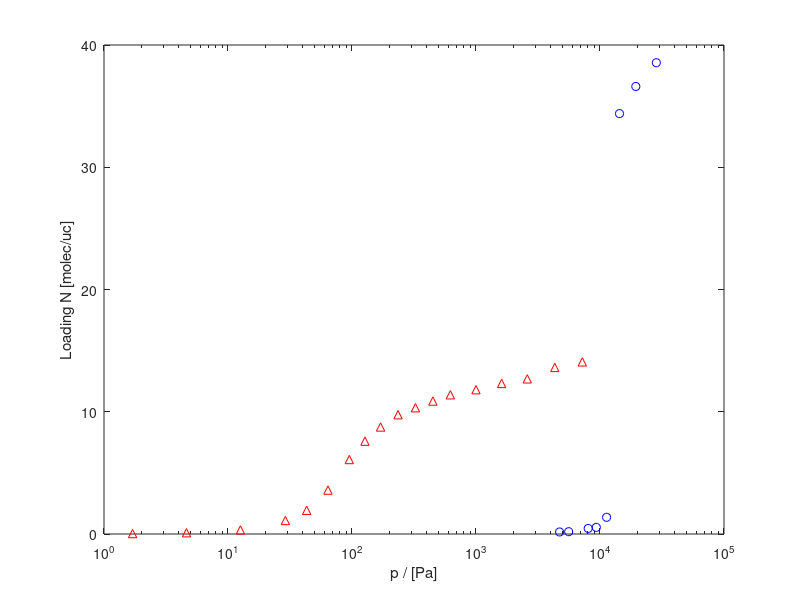

Source code (MATLAB): (Note: this script raises an error after producing the figure.)
%% Load data
clear;
clc;
N = 2;
unary = cell(2);
load data.mat

%% Part 1
figure(1)
semilogx(unary{1}(:,1), unary{1}(:,2), 'bo')
hold on; semilogx(unary{2}(:,1), unary{2}(:,2), 'r^')
xlabel('p / [Pa]')
ylabel('Loading N [molec/uc]')

%% Parts 2 & 3
isotherm = cell(1, N);
maxlnP = zeros(1, N);  % For storing the maximum pressure in the isotherm data
minlnP = zeros(1, N);
options = optimset('FinDiffType', 'central', 'FunValCheck', 'on', 'MaxFunEvals', 600, 'MaxIter', 100, 'Display', 'off');

for i = 1 : N
    lnP = log(unary{i}(:,1));
    maxlnP(i) = max(lnP);
    [lnP, indices] = sort(lnP);
    unary{i} = unary{i}(indices, :);

    % Part 2
    isotherm_pp = griddedInterpolant(lnP, unary{i}(:,2), 'linear');
    isotherm{i} = @(x)isotherm_pp(x);

    % Part 3
    [minlnP(i), fval, exitflag, output, jacobian] = fsolve(isotherm{i}, min(lnP), options);
end

%% Part 3: Plotting
p_range = linspace(min(minlnP), max(maxlnP), 100);
hold on
semilogx(exp(p_range), isotherm{1}(p_range), 'b')
semilogx(exp(p_range), isotherm{2}(p_range), 'r')

%% Part 4
figure(2)
semilogx(binary(:,2), binary(:,3), 'bo')
hold on; semilogx(binary(:,2), binary(:,4), 'r^')
xlabel('p_{EtOH} / [Pa]')
ylabel('Loading N [molec/uc]')

%% Part 5
tol = 1e-5;
ads_pot = cell(1, N);
for i = 1 : N
    ads_pot{i} = @(y)integral(isotherm{i}, minlnP(i), y);
end

%% Parts 6 & 7
binary_reduced =binary([1, 7, 13], :);
ndata = size(binary_reduced, 1);

options = optimset('FinDiffType', 'central', 'FunValCheck', 'on', 'MaxFunEvals', 800, 'MaxIter', 100, 'TolFun', 1e-6, 'TolX', 1e-6, 'Display', 'iter');
z = zeros(ndata, 2*N-1);
err = zeros(ndata, 2*N-1);
psi = zeros(ndata, N);
N_tot = zeros(ndata, 1);
Z = zeros(ndata, N);
lnP0 = zeros(ndata, N);
exitflags = zeros(ndata, 1);

lnP_binary = log(binary_reduced(:,1:2));
for i = 1:ndata
    fprintf('\n======Data point %d ======\n', i);
    % Part 6
    func = @(x)IAST_func(x, lnP_binary(i, :), ads_pot);
    lb = [zeros(1, N-1), minlnP];  % First N-1 values are lower bounds for z_i, last N values are lower bounds for lnP_i^0
    ub = [ones(1, N-1), 2*maxlnP];  % First N-1 values are upper bounds for z_i, last N values are upper bounds for lnP_i^0
    x0 = [ones(1, N-1) * 1/N, lnP_binary(i, :) - log(1/N)];  % lnP_i^0 = lnP_i - lnz_i
    [z1, resnorm, residual, exitflags(i), output, lambda, jacobian] = lsqnonlin(func, x0, lb, ub, options);

    % Part 7. Below is written for a general N-component mixture
    z(i, :) = z1;
    [err(i, :), lnP0(i, :), psi(i, :)] = func(z1);
    Z(i, 1:N-1) = z1(1:N-1);
    Z(i, N) = 1 - sum(Z(i, 1:N-1));
    for j = 1 : N
        N_tot(i) = N_tot(i) + Z(i, j) / isotherm{j}(lnP0(i, j));  % Eqn. 3
    end
    N_tot(i) = 1 / N_tot(i);

end
N_predicted = N_tot .* Z;  % Eqn. 4

%% Part 7: Display IAST predicted data
hold on
semilogx(binary_reduced(:,2), N_predicted(:,1), 'bo', 'MarkerFaceColor', 'b')
semilogx(binary_reduced(:,2), N_predicted(:,2), 'r^',  'MarkerFaceColor', 'r')
